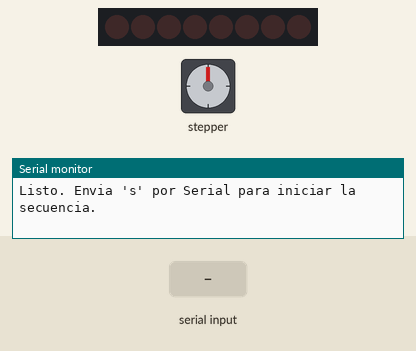
Recording of a sketch running on a simulated Arduino Uno, built with avr-gcc and run on an emulated ATmega328P. On the bench: 8 shift-register outputs drawn as a row of LEDs (first output left, lit = HIGH), stepper motor, the last lines printed to the serial monitor. Wiring (inferred from the names in the program): shift register (74HC595): data pin 5; shift clock pin 7; latch pin 6. Wiring (inferred from the signals the program sends): row of LEDs: on Q0, Q1, Q2, Q3, Q4, Q5, Q6, Q7. The inputs (shaded band) are chosen by the test bench. Stepper angles assume 2048 steps per turn.

Above: at 1.2 s.
1.3 s: "s" received over Serial
At 1.45 s:
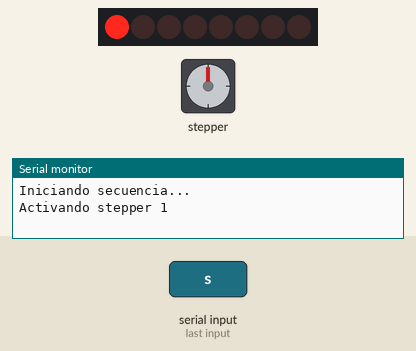
At 6.58 s:
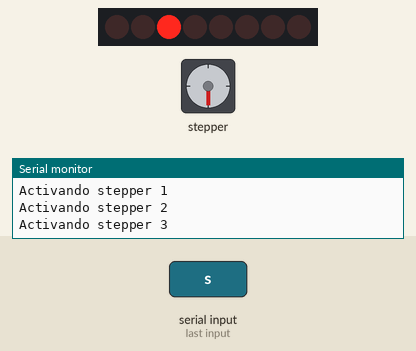
11.4 s: "s" received over Serial
At 16.84 s:
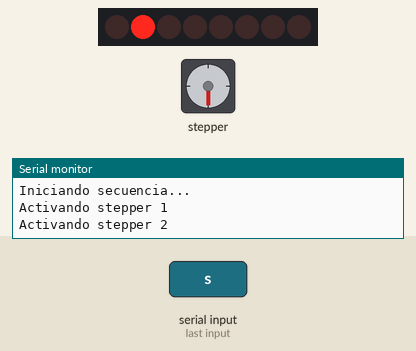
Timing chart, 0 to 20.0 s (numbered marks = the images above; inputs shaded):
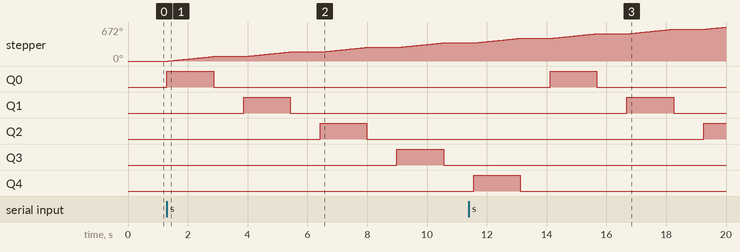

Measured:
- after the input at 1.3 s, stepper: turns 90° clockwise in 1.5 s, repeating every 2.6 s; Q0: LOW → HIGH at once, → LOW 1.6 s later; Q1: LOW → HIGH after 2.6 s, → LOW 1.6 s later; Q2: LOW → HIGH after 5.1 s, → LOW 1.6 s later; Q3: LOW → HIGH after 7.7 s, → LOW 1.6 s later

The sketch:

StepperControl.ino
```cpp
#include <Stepper.h>

// Pines del 74HC595
int dataPin = 5;    // DS
int latchPin = 6;   // ST_CP / RCLK
int clockPin = 7;   // SH_CP / SRCLK

// Stepper
const int stepsPerRevolution = 2048;
const int steps90Degrees = stepsPerRevolution / 4;

// Pines que mandan la señal al stepper
Stepper myStepper(stepsPerRevolution, 8, 10, 9, 11);

// Salidas del shift register para seleccionar cada stepper
byte seleccionStepper[] = {
  B00000001,
  B00000010,
  B00000100,
  B00001000,
  B00010000
};

int totalSteppers = 5;
bool secuenciaActiva = false;

void setup() {
  pinMode(dataPin, OUTPUT);
  pinMode(clockPin, OUTPUT);
  pinMode(latchPin, OUTPUT);

  Serial.begin(9600);

  myStepper.setSpeed(10);

  apagarShiftRegister();

  Serial.println("Listo. Envia 's' por Serial para iniciar la secuencia.");
}

void loop() {
  if (Serial.available() > 0) {
    char dato = Serial.read();

    if (dato == 's' && secuenciaActiva == false) {
      secuenciaActiva = true;

      Serial.println("Iniciando secuencia...");
      ejecutarSecuenciaSteppers();

      secuenciaActiva = false;
      Serial.println("Secuencia terminada.");
    }
  }
}

void ejecutarSecuenciaSteppers() {
  for (int i = 0; i < totalSteppers; i++) {
    Serial.print("Activando stepper ");
    Serial.println(i + 1);

    enviarShiftRegister(seleccionStepper[i]);

    delay(50);

    moverStepper90();

    apagarShiftRegister();

    delay(1000);
  }
}

void moverStepper90() {
  myStepper.step(steps90Degrees);
}

void enviarShiftRegister(byte dato) {
  digitalWrite(latchPin, LOW);
  shiftOut(dataPin, clockPin, MSBFIRST, dato);
  digitalWrite(latchPin, HIGH);
}

void apagarShiftRegister() {
  enviarShiftRegister(B00000000);
}
```
